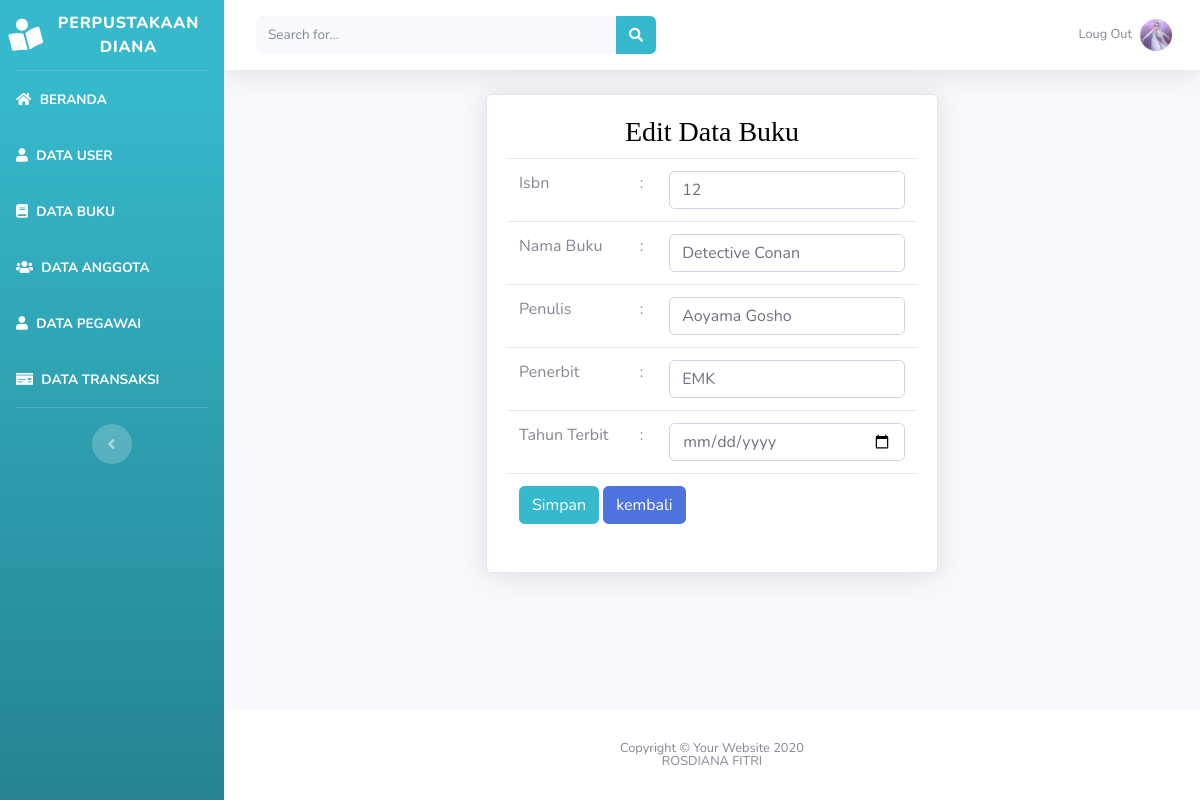
The app's page /beranda.php?page=buku&aksi=edit&id=1 with its own data.
### tables this page shows
CREATE TABLE `tabel_buku` (
  `id_buku` int(7) NOT NULL,
  `isbn` varchar(30) NOT NULL,
  `nama_buku` varchar(50) NOT NULL,
  `penulis` varchar(50) NOT NULL,
  `penerbit` varchar(50) NOT NULL,
  `tahun_terbit` year(4) NOT NULL
);

### views/buku/editbuku.php (the view, shortened to what this page needs)
<?php
    @$id = $_GET['id'];
    $sql    = "select * from tabel_buku where id_buku=$id";
    $show   = $database->query($sql);
    $hasil  = mysqli_fetch_assoc($show);
?>
<div class="container-fluid">
    <div class="row justify-content-center">
        <div class="col-lg-6">
            <div class="card shadow mb-4">
                <div class="card-body">
                    <div class="table-responsive">
                        <h3 align="center"><font color="black" face="fantasy">Edit Data Buku</font></h3>
                        <form action="model/buku/editbuku.php" method="POST">
                            <table class="table">
                                <tr>
                                    <td>Isbn</td>
                                    <td>:</td>
                                    <td><input type="text"  class="form-control" name="isbn" id="isbn" value="<?php echo $hasil['isbn']?>"></td>
                                </tr>
                                <tr>
                                    <td>Nama Buku</td>
                                    <td>:</td>
                                    <td><input class="form-control" name="nama_buku" id="nama_buku" cols="10" rows="6" value="<?php echo $hasil['nama_buku']?>"></td>
                                </tr>
                                <tr>
                                    <td>Penulis</td>
                                    <td>:</td>
                                    <td><input type="text"  class="form-control" name="penulis" id="penulis" value="<?php echo $hasil['penulis']?>"></td>
                                </tr>
                                <tr>
                                    <td>Penerbit</td>
                                    <td>:</td>
                                    <td><input type="text"  class="form-control" name="penerbit" id="penerbit" value="<?php echo $hasil['penerbit']?>"></td>
                                </tr>
                                <tr>
                                    <td>Tahun Terbit</td>
                                    <td>:</td>
                                    <td><input type="date"  class="form-control" name="tahun_terbit" id="tahun_terbit" value="<?php echo $hasil['tahun_terbit']?>"></td>
                                </tr>
                                <tr>
                                    <td colspan="3">
                                        <input type="submit" class="btn btn-info" value="Simpan">
                                        <button type="submit" class="btn btn-primary">kembali</button>
                                    </td>
                                </tr>
                            </table>
                        </form>
                    </div>
                </div>
            </div>
        </div>
    </div>
</div>

### records on screen
tabel_buku: isbn "12", nama_buku "Detective Conan", penulis "Aoyama Gosho", penerbit "EMK"
